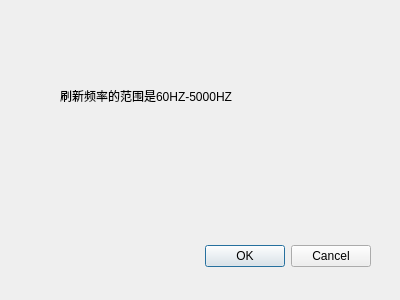
<?xml version="1.0" encoding="UTF-8"?>
<ui version="4.0">
 <class>refresh_rate</class>
 <widget class="QDialog" name="refresh_rate">
  <property name="geometry">
   <rect>
    <x>0</x>
    <y>0</y>
    <width>400</width>
    <height>300</height>
   </rect>
  </property>
  <property name="windowTitle">
   <string>Dialog</string>
  </property>
  <widget class="QDialogButtonBox" name="buttonBox">
   <property name="geometry">
    <rect>
     <x>30</x>
     <y>240</y>
     <width>341</width>
     <height>32</height>
    </rect>
   </property>
   <property name="orientation">
    <enum>Qt::Horizontal</enum>
   </property>
   <property name="standardButtons">
    <set>QDialogButtonBox::Cancel|QDialogButtonBox::Ok</set>
   </property>
  </widget>
  <widget class="QLabel" name="label">
   <property name="geometry">
    <rect>
     <x>60</x>
     <y>80</y>
     <width>281</width>
     <height>31</height>
    </rect>
   </property>
   <property name="text">
    <string>刷新频率的范围是60HZ-5000HZ</string>
   </property>
  </widget>
 </widget>
 <resources/>
 <connections>
  <connection>
   <sender>buttonBox</sender>
   <signal>accepted()</signal>
   <receiver>refresh_rate</receiver>
   <slot>accept()</slot>
   <hints>
    <hint type="sourcelabel">
     <x>248</x>
     <y>254</y>
    </hint>
    <hint type="destinationlabel">
     <x>157</x>
     <y>274</y>
    </hint>
   </hints>
  </connection>
  <connection>
   <sender>buttonBox</sender>
   <signal>rejected()</signal>
   <receiver>refresh_rate</receiver>
   <slot>reject()</slot>
   <hints>
    <hint type="sourcelabel">
     <x>316</x>
     <y>260</y>
    </hint>
    <hint type="destinationlabel">
     <x>286</x>
     <y>274</y>
    </hint>
   </hints>
  </connection>
 </connections>
</ui>
